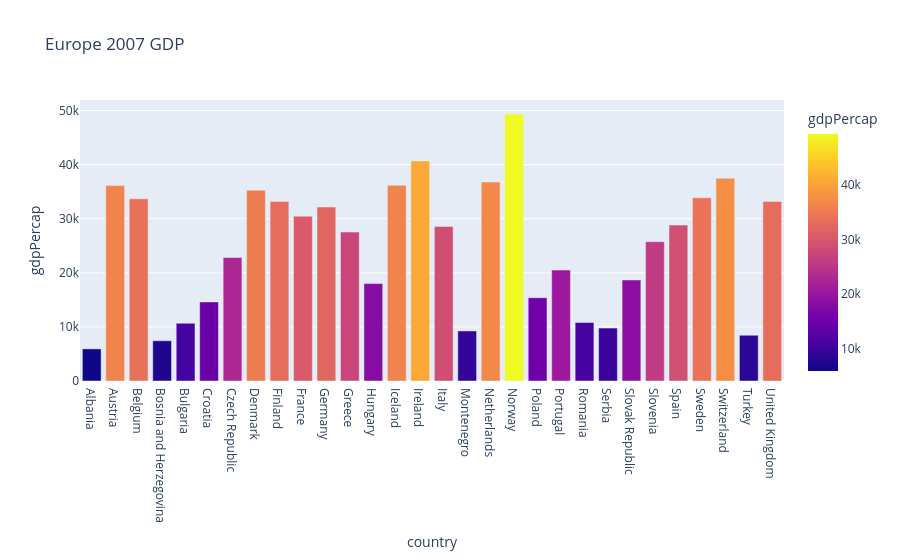

Here is the notebook cell this chart was saved with:
### Code cell
px.bar(df.query("year == 2007 and continent == 'Europe'"), x='country', y='gdpPercap', color='gdpPercap' ,title='Europe 2007 GDP').show()

### Figure 1 — Plotly figure (JSON) as saved in the notebook; plotly's stock layout.template omitted (floating-point values rounded to 4 significant figures)
{"data": [{"hovertemplate": "country=%{x}<br>gdpPercap=%{marker.color}<extra></extra>", "legendgroup": "", "marker": {"color": [5937.0, 36130.0, 33690.0, 7446.0, 10680.0, 14620.0, 22830.0, 35280.0, 33210.0, 30470.0, 32170.0, 27540.0, 18010.0, 36180.0, 40680.0, 28570.0, 9254.0, 36800.0, 49360.0, 15390.0, 20510.0, 10810.0, 9787.0, 18680.0, 25770.0, 28820.0, 33860.0, 37510.0, 8458.0, 33200.0], "coloraxis": "coloraxis", "pattern": {"shape": ""}}, "name": "", "orientation": "v", "showlegend": false, "textposition": "auto", "type": "bar", "x": ["Albania", "Austria", "Belgium", "Bosnia and Herzegovina", "Bulgaria", "Croatia", "Czech Republic", "Denmark", "Finland", "France", "Germany", "Greece", "Hungary", "Iceland", "Ireland", "Italy", "Montenegro", "Netherlands", "Norway", "Poland", "Portugal", "Romania", "Serbia", "Slovak Republic", "Slovenia", "Spain", "Sweden", "Switzerland", "Turkey", "United Kingdom"], "xaxis": "x", "y": [5937.0, 36130.0, 33690.0, 7446.0, 10680.0, 14620.0, 22830.0, 35280.0, 33210.0, 30470.0, 32170.0, 27540.0, 18010.0, 36180.0, 40680.0, 28570.0, 9254.0, 36800.0, 49360.0, 15390.0, 20510.0, 10810.0, 9787.0, 18680.0, 25770.0, 28820.0, 33860.0, 37510.0, 8458.0, 33200.0], "yaxis": "y"}], "layout": {"autosize": true, "barmode": "relative", "coloraxis": {"colorbar": {"title": {"text": "gdpPercap"}}, "colorscale": [[0, "#0d0887"], [0.1111, "#46039f"], [0.2222, "#7201a8"], [0.3333, "#9c179e"], [0.4444, "#bd3786"], [0.5556, "#d8576b"], [0.6667, "#ed7953"], [0.7778, "#fb9f3a"], [0.8889, "#fdca26"], [1, "#f0f921"]]}, "legend": {"tracegroupgap": 0}, "title": {"text": "Europe 2007 GDP"}, "xaxis": {"anchor": "y", "autorange": true, "domain": [0, 1], "range": [-0.5, 29.5], "title": {"text": "country"}, "type": "category"}, "yaxis": {"anchor": "x", "autorange": true, "domain": [0, 1], "range": [0, 51950.0], "title": {"text": "gdpPercap"}, "type": "linear"}}}
